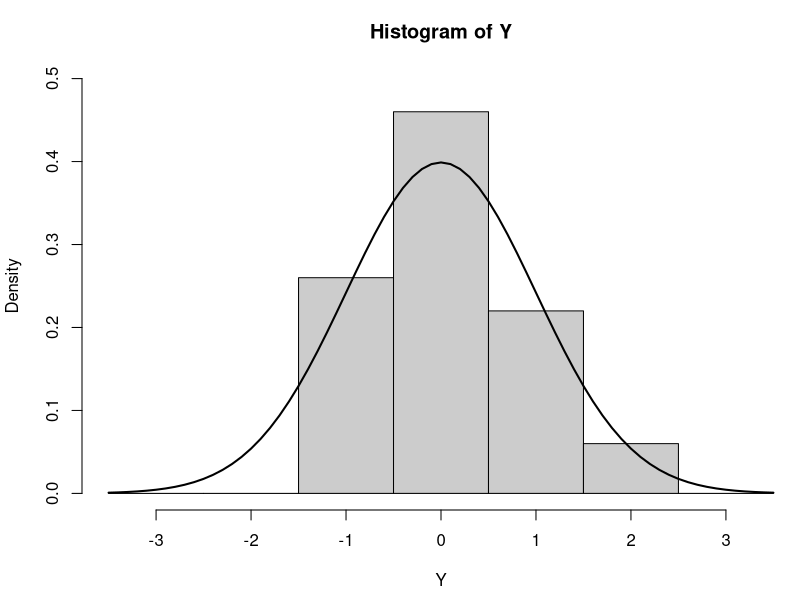
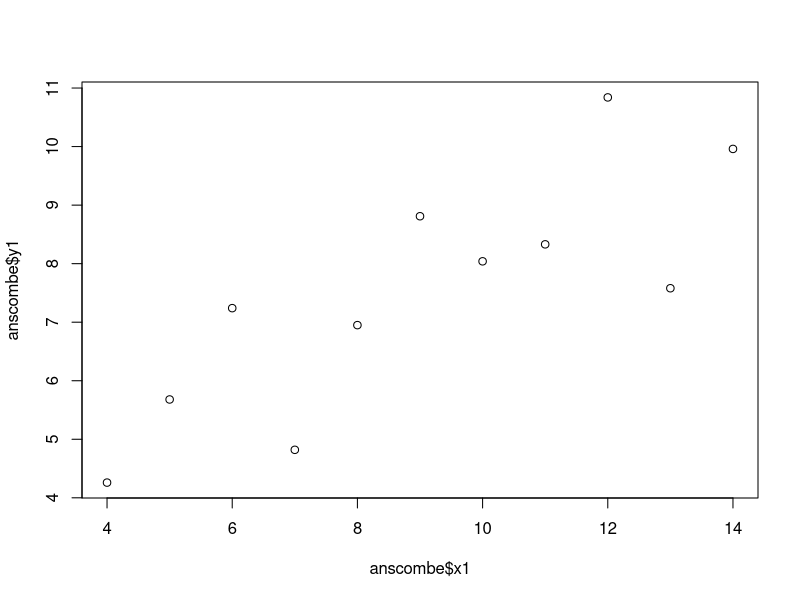
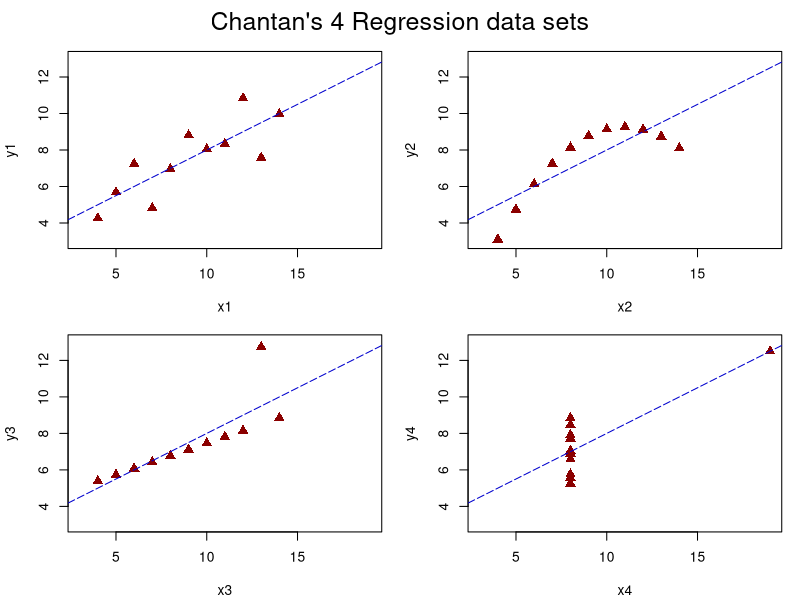
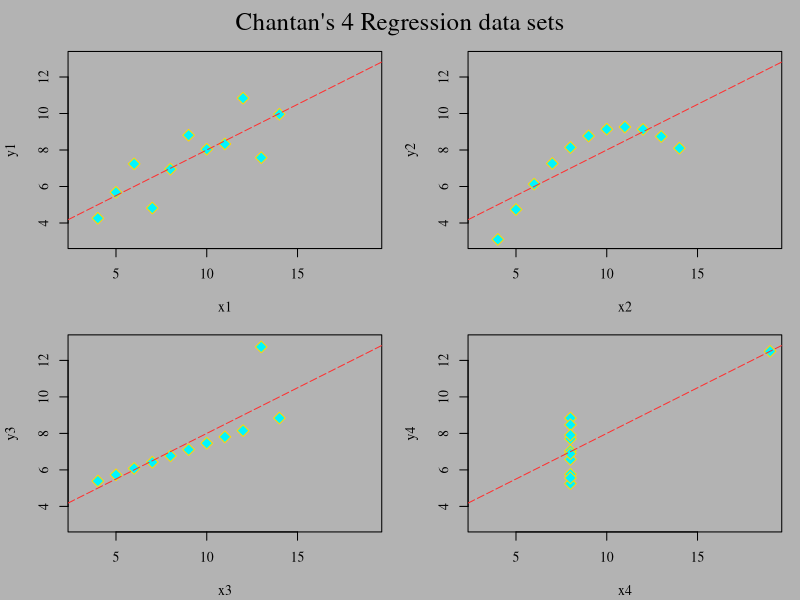
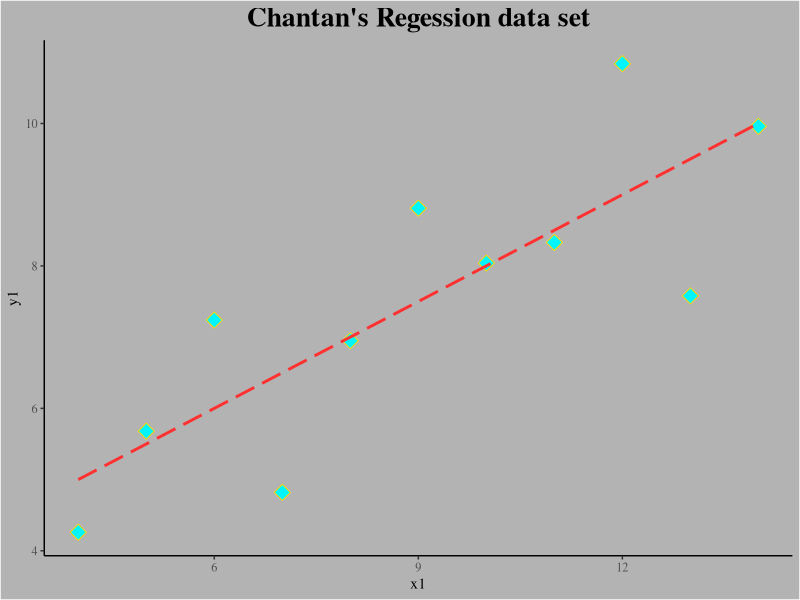

These figures' R source, in order:
## ---- chunk 1
#Sets a random vector of 50 random numbers in a normal distribution
Y <- rnorm(50) 
#Every number in Y vector that is above 3.5 or below -3.5 is replaced with NA
Y[Y < -3.5 | Y > 3.5] <- NA 
#Sets variable x as the sequence of numbers between -3.5 and 3.5 by increments of 0.1
x <- seq(-3.5, 3.5, .1)
#Sets variable dn, which uses the x variable in dnorm() function to make a normal distribution
dn <- dnorm(x)
#Sets parameters for the plot. Margins on bottom, left, top, and right as 4.5, 
  # 4.1, 3.1, and 0 lines respectively
par(mar=c(4.5, 4.1, 3.1, 0))
#Creates a histogram using Y for the variable, sets bars for histograms as the default between 
  # numbers -3.5 and 3.5, sets the upper limit for the y-axis as 0.5, sets color for 
  # the bars as gray80, histogram also shows probability density rather than counts
hist(Y, breaks=seq(-3.5, 3.5), ylim=c(0, 0.5), col="gray80", freq=FALSE)
#Creates a line with a width of 2, within the bounds of the x variable in a normal distribution
lines(x, dnorm(x), lwd=2)
#Sets new parameters for the margins of the plot
par(mar=c(5.1, 4.1, 4.1, 2.1)) 
## ---- chunk 2
plot.new()
data(anscombe)
plot(anscombe$x1,anscombe$y1)

lm1 <- lm(y1 ~ x1, data=anscombe)
lm2 <- lm(y2 ~ x2, data=anscombe)
lm3 <- lm(y3 ~ x3, data=anscombe)
lm4 <- lm(y4 ~ x4, data=anscombe)

ff <- y ~ x
mods <- setNames(as.list(1:4), paste0("lm", 1:4))

for(i in 1:4) {
  ff[2:3] <- lapply(paste0(c("y","x"), i), as.name)
  ## or   ff[[2]] <- as.name(paste0("y", i))
  ##      ff[[3]] <- as.name(paste0("x", i))
  mods[[i]] <- lmi <- lm(ff, data = anscombe)
  print(anova(lmi))}
sapply(mods, coef)  # Note the use of this function
lapply(mods, function(fm) coef(summary(fm)))
op <- par(mfrow = c(2, 2), mar = 0.1+c(4,4,1,1), oma =  c(0, 0, 2, 0)) 

#CHANGING COLOR to darkred, LINE TYPES to longdash and COLOR mediumblue,
  # CHARACTERS to 17 type, and CEX to 1.3
for(i in 1:4) {
  ff[2:3] <- lapply(paste0(c("y","x"), i), as.name)
  plot(ff, data = anscombe, col = "darkred", pch = 17, cex = 1.3,
       xlim = c(3, 19), ylim = c(3, 13))
  abline(mods[[i]], col = "mediumblue", lty="longdash")}
mtext("Chantan's 4 Regression data sets", outer = TRUE, cex = 1.5)
par(op)
## ---- chunk 3
plot.new()
par(mfrow = c(2, 2), mar = 0.1+c(4,4,1,1), oma =  c(0, 0, 2, 0), 
    bg="gray70") #Added a gray70 background so lighter colors can be seen better

#CHANGING COLOR to gold1, BG to turquoise1, LINE COLOR to firebrick1, AND CHARACTERS to 23
  # and CHANGING FONT to serif for the plots
for(i in 1:4) {
  ff[2:3] <- lapply(paste0(c("y","x"), i), as.name)
  plot(ff, data = anscombe, family="serif", col = "gold1", pch = 23, bg = "turquoise1", 
       cex = 1.5, xlim = c(3, 19), ylim = c(3, 13))
  abline(mods[[i]], col = "firebrick1", lty="longdash")}
#CHANGING FONT to serif for the title
mtext("Chantan's 4 Regression data sets", family="serif", outer = TRUE, cex = 1.5)
## ---- chunk 4
library(tidyverse)

ggplot(anscombe, aes(x1,y1)) + 
  geom_point(shape = 23, color = "gold1", fill = "turquoise1", size = 4) + 
  geom_smooth(method = "lm", color = "firebrick1", linetype = "longdash", se = FALSE) + 
  theme_classic(base_family = "serif") + 
  labs(title="Chantan's Regession data set") + 
  theme(plot.background = element_rect(fill = "gray70"), 
        panel.background = element_rect(fill = "gray70"),
        plot.title = element_text(face = "bold", hjust = 0.5, size = 20))

